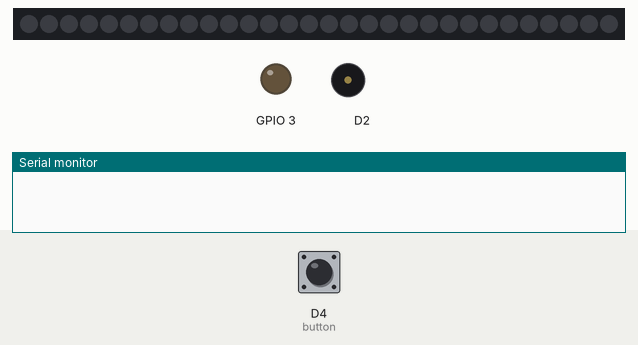
A sketch run on a simulated ESP8266 (NodeMCU). Parts: 30 RGB LEDs in strip order, left to right, output pins drawn as LEDs (lit = HIGH), buzzer (waves = sounding), the last lines printed to the serial monitor. The test bench sets the inputs (shaded band); at power-on: D4 (button) HIGH. Dim RGB values are drawn brighter than linear; random numbers use the default seed unless the sketch sets one.

Above: at 1.2 s.
1.3 s: D4 (button) pulled LOW for 0.15 s
At 2.6 s:
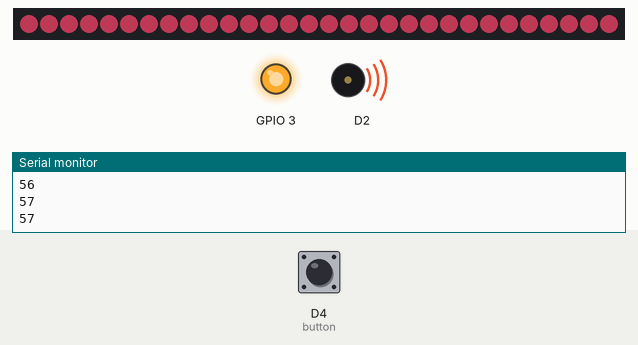
3.3 s: D4 (button) pulled LOW for 3.2 s
At 4.8 s:
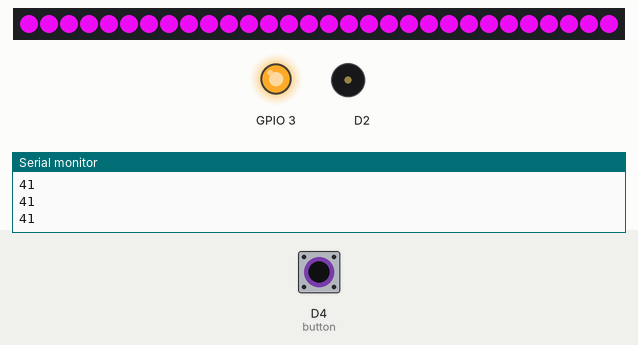
8.8 s: D4 (button) pulled LOW for 1 s
At 10.09 s:
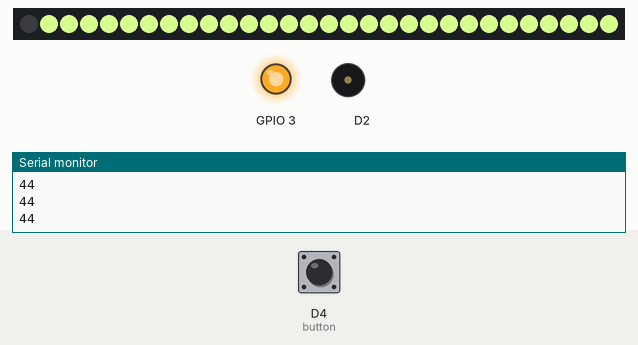
11.6 s: D4 (button) pulled LOW for 0.15 s
At 12.8 s:
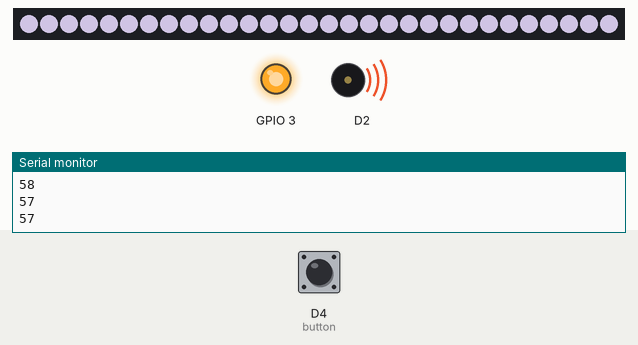
13.6 s: D4 (button) pulled LOW for 3.2 s
At 15.1 s:
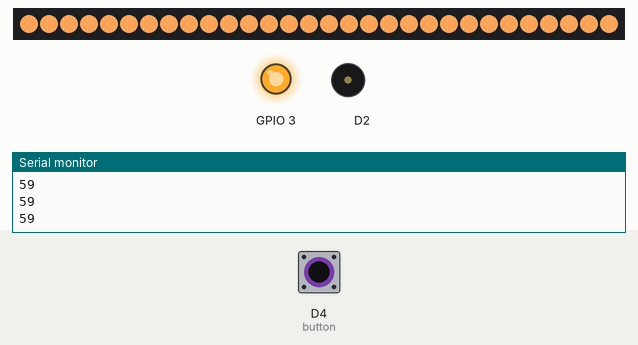
19.1 s: D4 (button) pulled LOW for 0.15 s
At 19.54 s:
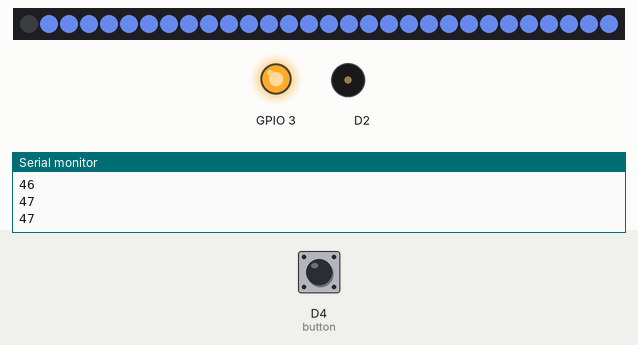
Timing chart, 0 to 22.1 s (numbered marks = the images above; inputs shaded):
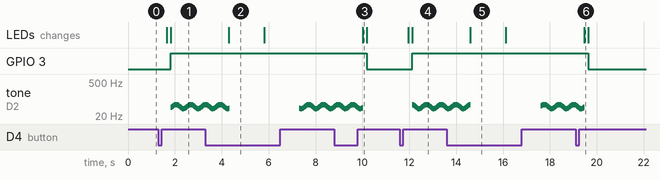

The sketch:

LightSaber.ino
```cpp
/*
   LightSaber.ino - Lightsaber implementation.
   Created by LazyGalaxy - Evangelos Papakonstantis, August 23, 2018.
   Released into the public domain.
*/

#include <Button.h>
#include <NeoPixel.h>
#include <PiezoBuzzer.h>

const int LED_DELAY = 5;

const Melody mainThemeMelody(
    (int[]){C4, G4, F4, E4, D4, C5, G4, F4, E4, D4, C5, G4, F4, E4, F4, D4, TE},
    (int[]){8, 8, 2, 2, 2, 8, 4, 2, 2, 2, 8, 4, 2, 2, 2, 4}, 100);

const Melody imperialMarchMelody(
    (int[]){A4,  A4, A4,  F4,  C5,  A4, F4,  C5,  A4, NT,  E5, E5,
            E5,  F5, C5,  GS4, F4,  C5, A4,  NT,  A5, A4,  A4, A5,
            GS5, G5, FS5, F5,  FS5, NT, AS4, DS5, D5, CS5, C5, AS4,
            C5,  NT, F4,  GS4, F4,  A4, C5,  A4,  C5, E5,  TE},
    (int[]){4, 4, 4, 3, 1, 4, 3, 1, 5, 4, 4, 4, 4, 3, 1, 4,
            3, 1, 5, 4, 4, 3, 1, 4, 3, 1, 1, 1, 2, 4, 2, 4,
            3, 1, 1, 1, 2, 4, 2, 4, 3, 1, 4, 3, 1, 5},
    125);

const Button button(2, 3);
const PiezoBuzzer buzzer(4);
const NeoPixel strip(5, 30);

void setup() {
  Serial.begin(9600);
  strip.setup();
}

void loop() {
  int clicks = button.getClicks();

  if (!button.isOn() && clicks > 0) {
    // when the lightsaber is off and there has been any clicks
    // we set the strip to a random color
    strip.wipeSequence(random(255), random(255), random(255), LED_DELAY);
    button.setOn(true);
  } else if (button.isOn()) {
    playHum();
    // when the light saber is on
    switch (clicks) {
      case 0:
        while (button.isOn() && button.isLongPressed(1000)) {
          buzzer.stopNote();
          // when there is a continuous button press
          // change to another random color
          strip.noSequence(random(255), random(255), random(255));
          delay(1500);
        }
        break;
      case 1:
        // single button click we stop the sound switch the strip off
        buzzer.stopNote();
        strip.wipeSequence(0, 0, 0, LED_DELAY, true);
        button.setOn(false);
        break;
      case 2:
        buzzer.playMelody(mainThemeMelody);
        break;
      case 3:
        buzzer.playMelody(imperialMarchMelody);
        break;
    }
  }
}

void playHum() {
  unsigned long time = millis();
  int freq = (sin(time * 0.01) + 5) * 10;
  Serial.println(freq);
  buzzer.playNote(freq);
}
```

Measured:
- after the input at 1.3 s, GPIO 3: LOW → HIGH after 0.53 s; tone on D2: plays 45 Hz for 0.02 s, 46 Hz for 0.01 s, 47 Hz for 0.01 s, 48 Hz for 0.01 s, 49 Hz for 0.01 s, 50 Hz for 0.01 s … (91 notes in this stretch), starting after 0.53 s; the LEDs: first change after 0.35 s (image 1 shows a later state)
- after the input at 3.3 s, the LEDs: change after 1.0 s (image 2)
- after the input at 8.8 s, GPIO 3: HIGH → LOW after 1.4 s; the LEDs: change after 1.2 s (image 3)
- after the input at 11.6 s, GPIO 3: LOW → HIGH after 0.53 s; tone on D2: plays 59 Hz for 0.02 s, 58 Hz for 0.02 s, 57 Hz for 0.01 s, 56 Hz for 0.01 s, 55 Hz for 0.01 s, 54 Hz for 0.01 s … (94 notes in this stretch), starting after 0.53 s; the LEDs: first change after 0.35 s (image 4 shows a later state)
- after the input at 13.6 s, the LEDs: change after 1.0 s (image 5)
- after the input at 19.1 s, GPIO 3: HIGH → LOW after 0.54 s; the LEDs: change after 0.36 s (image 6)
- what the display in image 2 shows lasts 1.5 s, from 4.3 s to 5.8 s
